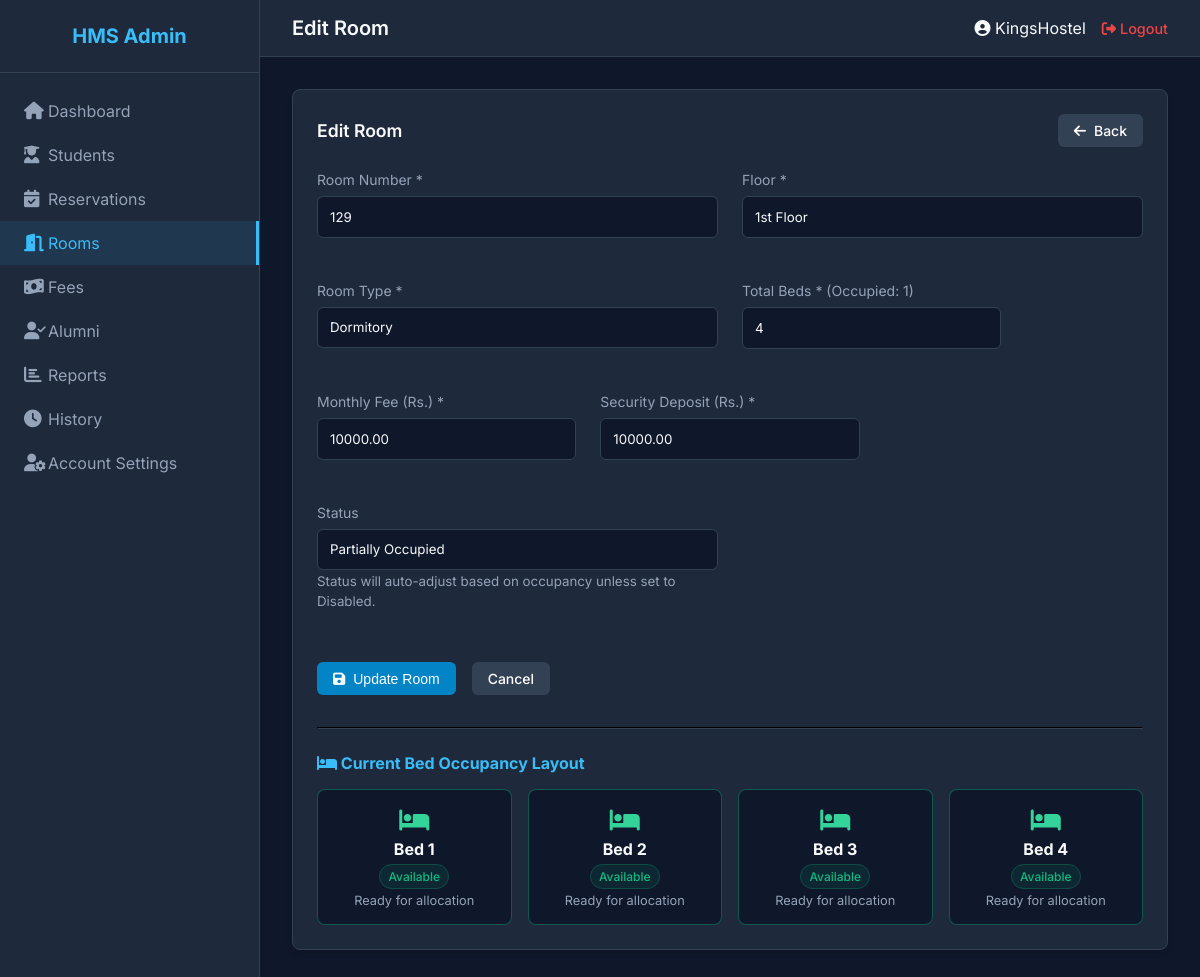
The app's page /rooms/edit/2 (signed in) with its own data.
### tables this page shows
CREATE TABLE `rooms` (
  `id` int(11) NOT NULL AUTO_INCREMENT,
  `room_number` varchar(20) NOT NULL,
  `block` varchar(50) NOT NULL,
  `floor` varchar(20) NOT NULL,
  `room_type` varchar(50) NOT NULL,
  `total_beds` int(11) NOT NULL,
  `occupied_beds` int(11) DEFAULT 0,
  `monthly_fee` decimal(10,2) NOT NULL,
  `security_deposit` decimal(10,2) NOT NULL,
  `status` enum('Available','Partially Occupied','Occupied','Disabled') DEFAULT 'Available',
  `created_at` timestamp NOT NULL DEFAULT current_timestamp(),
  `updated_at` timestamp NOT NULL DEFAULT current_timestamp() ON UPDATE current_timestamp(),
  PRIMARY KEY (`id`),
  UNIQUE KEY `room_number` (`room_number`,`block`)
);

### legacy_mvc/views/admin/rooms/edit.php (the view, shortened to what the rows shown need)
<?php $config = require APP_ROOT . '/config/app.php'; ?>
<div class="card">
    <div class="card-header">
        <h3 class="card-title">Edit Room</h3>
        <a href="<?php echo $config['base_url']; ?>/rooms" class="btn" style="background: #334155; color: white;"><i class="fas fa-arrow-left"></i> Back</a>
    </div>
    <form action="<?php echo $config['base_url']; ?>/rooms/update/<?php echo $room['id']; ?>" method="POST">
        <div class="row">
            <div class="col-md-6 form-group">
                <label class="form-label">Room Number *</label>
                <input type="text" name="room_number" class="form-control" value="<?php echo htmlspecialchars($room['room_number']); ?>" required>
            </div>
            <div class="col-md-6 form-group">
                <label class="form-label">Floor *</label>
                <input type="text" name="floor" class="form-control" value="<?php echo htmlspecialchars($room['floor']); ?>" required>
            </div>
            <div class="col-md-6 form-group">
                <label class="form-label">Room Type *</label>
                <select name="room_type" class="form-control" required>
                    <option value="Dormitory" <?php echo $room['room_type'] == 'Dormitory' ? 'selected' : ''; ?>>Dormitory</option>
                </select>
            </div>
            <div class="col-md-4 form-group">
                <label class="form-label">Total Beds * (Occupied: <?php echo $room['occupied_beds']; ?>)</label>
                <input type="number" name="total_beds" class="form-control" min="<?php echo $room['occupied_beds'] > 0 ? $room['occupied_beds'] : 1; ?>" max="10" value="<?php echo $room['total_beds']; ?>" required>
            </div>
            <div class="col-md-4 form-group">
                <label class="form-label">Monthly Fee (Rs.) *</label>
                <input type="number" name="monthly_fee" class="form-control" step="0.01" min="0" value="<?php echo htmlspecialchars($room['monthly_fee']); ?>" required>
            </div>
            <div class="col-md-4 form-group">
                <label class="form-label">Security Deposit (Rs.) *</label>
                <input type="number" name="security_deposit" class="form-control" step="0.01" min="0" value="<?php echo htmlspecialchars($room['security_deposit']); ?>" required>
            </div>
            <div class="col-md-6 form-group">
                <label class="form-label">Status</label>
                <select name="status" class="form-control">
                    <option value="Partially Occupied" <?php echo $room['status'] == 'Partially Occupied' ? 'selected' : ''; ?>>Partially Occupied</option>
                </select>
                <small style="color: var(--text-muted);">Status will auto-adjust based on occupancy unless set to Disabled.</small>
            </div>
        </div>
        <div style="margin-top: 2rem; display: flex; gap: 1rem;">
            <button type="submit" class="btn btn-primary"><i class="fas fa-save"></i> Update Room</button>
            <a href="<?php echo $config['base_url']; ?>/rooms" class="btn" style="background: #334155; color: white;">Cancel</a>
        </div>
    </form>
    <?php if (!empty($bedDetails) && !empty($bedDetails['beds'])): ?>
        <hr style="border-color: var(--border); margin: 2rem 0 1.5rem 0;">
        <h4 style="color: var(--primary); margin-bottom: 1rem;"><i class="fas fa-bed"></i> Current Bed Occupancy Layout</h4>
        <div style="display: grid; grid-template-columns: repeat(auto-fill, minmax(180px, 1fr)); gap: 1rem;">
            <?php foreach ($bedDetails['beds'] as $bed): ?>
                <div style="background: #0f172a; border: 1px solid <?php echo $bed['is_occupied'] ? 'rgba(239,68,68,0.4)' : 'rgba(16,185,129,0.4)'; ?>; border-radius: 8px; padding: 1rem; text-align: center;">
                    <div style="font-size: 1.5rem; color: <?php echo $bed['is_occupied'] ? '#f87171' : '#34d399'; ?>; margin-bottom: 0.25rem;">
                        <i class="fas fa-bed"></i>
                    </div>
                    <strong>Bed <?php echo $bed['bed_number']; ?></strong>
                    <div style="margin-top: 0.35rem;">
                        <?php if ($bed['is_occupied']): ?>
                            <span class="badge badge-danger">Occupied</span>
                            <div style="font-size: 0.8rem; color: #cbd5e1; margin-top: 0.5rem; line-height: 1.3;">
                                <?php echo htmlspecialchars($bed['occupant']['student_name']); ?><br>
                                <small style="color: var(--text-muted);"><?php echo htmlspecialchars($bed['occupant']['student_id_str']); ?></small>
                            </div>
                        <?php else: ?>
                            <span class="badge badge-success">Available</span>
                            <div style="font-size: 0.8rem; color: var(--text-muted); margin-top: 0.5rem;">
                                Ready for allocation
                            </div>
                        <?php endif; ?>
                    </div>
                </div>
            <?php endforeach; ?>
        </div>
    <?php endif; ?>
</div>

### legacy_mvc/src/Core/Router.php (shortened to what the rows shown need)
<?php
class Router {
    private $routes = [];
    public function add($method, $path, $controller, $action) {
        $path = preg_replace('/\{([a-zA-Z0-9_]+)\}/', '(?P<$1>[a-zA-Z0-9_]+)', $path);
        $this->routes[] = [
            'method' => strtoupper($method),
            'path' => '#^' . $path . '$#',
            'controller' => $controller,
            'action' => $action
        ];
    }
    public function dispatch($url) {
        $url = rtrim($url, '/');
        if (empty($url)) {
            $url = '/';
        } else {
            $url = '/' . $url;
        }
        $method = $_SERVER['REQUEST_METHOD'];
        foreach ($this->routes as $route) {
            if ($route['method'] === $method && preg_match($route['path'], $url, $matches)) {
                $params = array_filter($matches, 'is_string', ARRAY_FILTER_USE_KEY);
                $controllerName = "\\App\\Controllers\\" . $route['controller'];
                if (class_exists($controllerName)) {
                    $controller = new $controllerName();
                    $action = $route['action'];
                    if (method_exists($controller, $action)) {
                        call_user_func_array([$controller, $action], $params);
                        return;
                    }
                }
            }
        }
    }
}

### records on screen
rooms: room_number "129", floor "1st Floor", room_type "Dormitory", occupied_beds "1", total_beds "4", monthly_fee "10000.00", security_deposit "10000.00", status "Partially Occupied"

### other values on screen
$bed['bed_number'] "1"
$bed['bed_number'] "2"
$bed['bed_number'] "3"
$bed['bed_number'] "4"
